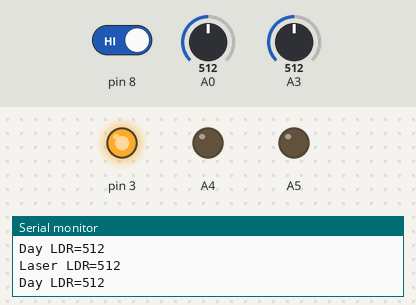
This sketch was run on a simulated Arduino Uno, built with avr-gcc and run on an emulated ATmega328P. Parts: output pins drawn as LEDs (lit = HIGH), the last lines printed to the serial monitor. Inputs (shaded band) come from the test bench; at power-on: pin 8 HIGH, A0 = 512, A3 = 512.

Above: at 1.2 s.
1.3 s: pin 8 driven LOW
At 2.2 s:
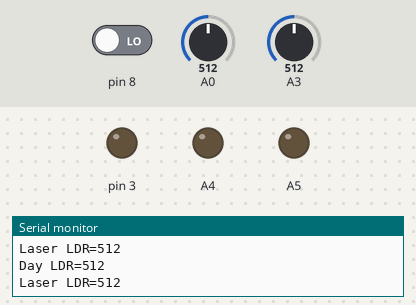
2.8 s: A0 set to 985
5.8 s: A0 set to 1016
8.8 s: pin 8 driven HIGH
At 9.1 s:
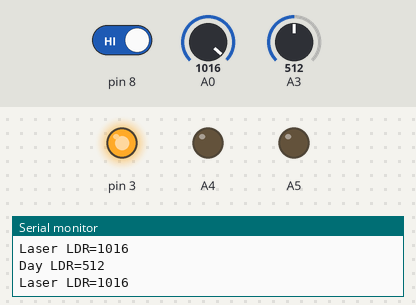
10.3 s: A3 set to 11
11.8 s: A3 set to 8
Timing chart, 0 to 14.8 s (numbered marks = the images above; inputs shaded):
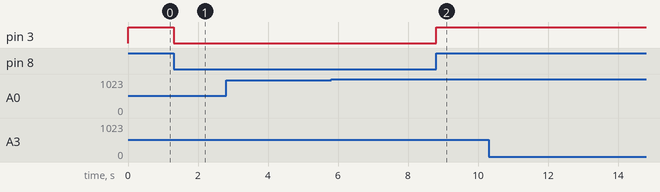

Measured:
- after the input at 1.3 s, pin 3: HIGH → LOW at once
- after the input at 8.8 s, pin 3: LOW → HIGH at once

The sketch:

Laser_sensor_light.ino
```cpp
void setup() {
  pinMode(A0,INPUT);
  pinMode(A3,INPUT);
  pinMode(A1,INPUT);
  pinMode(A4,OUTPUT);
  pinMode(3,OUTPUT);
  Serial.begin(9600);
  pinMode(A5,OUTPUT);
  pinMode(8,INPUT);
  analogWrite(A5,128);
}

void loop() {

  int dayNightLDR=analogRead(A3);

  Serial.print("Day LDR=");
  Serial.println(dayNightLDR);
  Serial.print("Laser LDR=");
  Serial.println(analogRead(A0));
  if(digitalRead(8)==0){
    digitalWrite(3,LOW);
    if(dayNightLDR<500){
      analogWrite(A5,128);
      analogWrite(A4,128);
      if(analogRead(A0)<850 || analogRead(A1)<850){
        a:
        digitalWrite(3,HIGH);
        analogWrite(A5,0);
        analogWrite(A4,0);
        delay(5000);
        analogWrite(A5,128);
        analogWrite(A4,128);
        delay(1);
        if((analogRead(A0)<850 || analogRead(A1)<850) && analogRead(A3)<500){
          goto a;
        }
        digitalWrite(3,LOW);
      }
    }
    else{
      analogWrite(A5,0);
      analogWrite(A4,0);
    }
  }
  else{
    analogWrite(A5,0);
    analogWrite(A4,0);
    digitalWrite(3,HIGH);
  }
}
```
